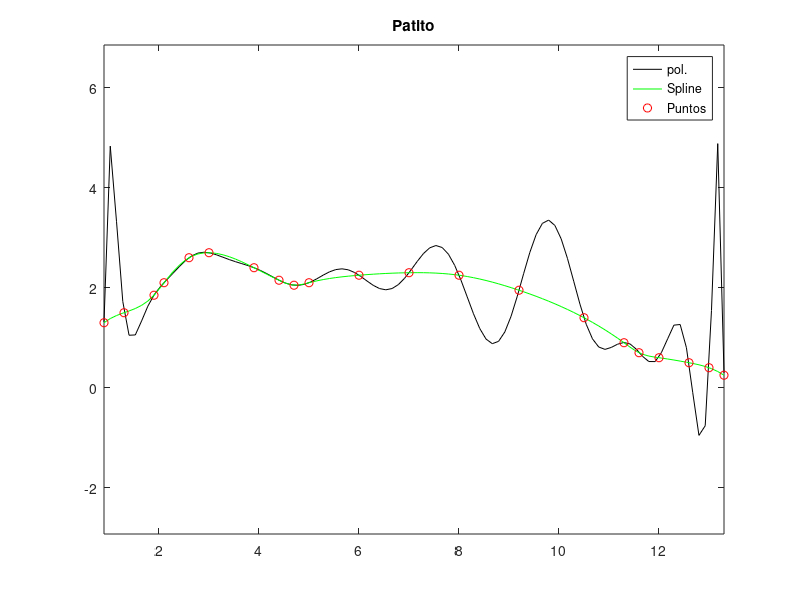

MATLAB code for this plot:
clear
clc

x = [0.9 1.3 1.9 2.1 2.6 3 3.9 4.4 4.7 5 6 7 8 9.2 10.5 11.3 11.6 12 12.6 13 13.3];
y = [1.3 1.5 1.85 2.1 2.6 2.7 2.4 2.15 2.05 2.1 2.25 2.3 2.25 1.95 1.4 0.9 0.7 0.6 0.5 0.4 0.25];

p = polyfit(x,y,20);

xx = linspace(x(1), x(end), 100);
yy = polyval(p,xx);

s = spline(x,y);
y_spline = ppval(s,xx);

plot(xx,yy,'-k',xx,y_spline,'-g',x,y,'or')
title("Patito")
legend("pol.","Spline","Puntos")
axis equal